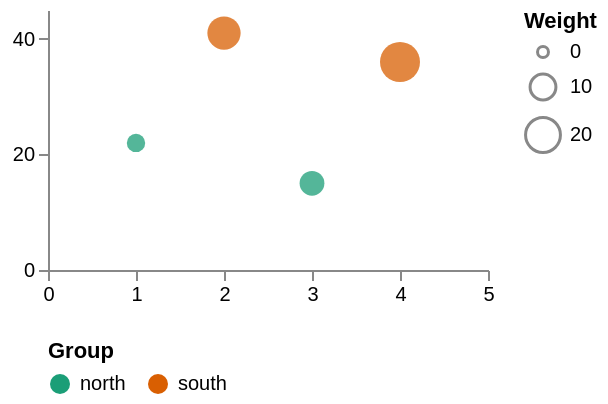

Describe this chart as a Vega-Lite specification.
### Vega specification from a JSON file in a GitHub repository (floating-point values rounded to 4 significant figures)
{"$schema": "https://vega.github.io/schema/vega/v6.json", "description": "A bubble chart with a size legend and a horizontal symbol legend below it. A legend mapping no colour draws grey outlines, which no fixture has checked.", "width": 220, "height": 130, "padding": 5, "data": [{"name": "table", "values": [{"x": 1, "y": 22, "w": 4, "g": "north"}, {"x": 2, "y": 41, "w": 18, "g": "south"}, {"x": 3, "y": 15, "w": 9, "g": "north"}, {"x": 4, "y": 36, "w": 27, "g": "south"}]}], "scales": [{"name": "x", "type": "linear", "domain": [0, 5], "range": "width"}, {"name": "y", "type": "linear", "domain": {"data": "table", "field": "y"}, "range": "height", "nice": true, "zero": true}, {"name": "area", "type": "linear", "domain": {"data": "table", "field": "w"}, "range": [30, 400], "zero": true}, {"name": "grp", "type": "ordinal", "domain": {"data": "table", "field": "g"}, "range": {"scheme": "dark2"}}], "axes": [{"orient": "bottom", "scale": "x", "tickCount": 5}, {"orient": "left", "scale": "y", "tickCount": 3}], "legends": [{"size": "area", "title": "Weight", "tickCount": 3}, {"fill": "grp", "title": "Group", "orient": "bottom", "direction": "horizontal"}], "marks": [{"type": "symbol", "from": {"data": "table"}, "encode": {"enter": {"x": {"scale": "x", "field": "x"}, "y": {"scale": "y", "field": "y"}, "size": {"scale": "area", "field": "w"}, "fill": {"scale": "grp", "field": "g"}, "fillOpacity": {"value": 0.75}}}}]}
